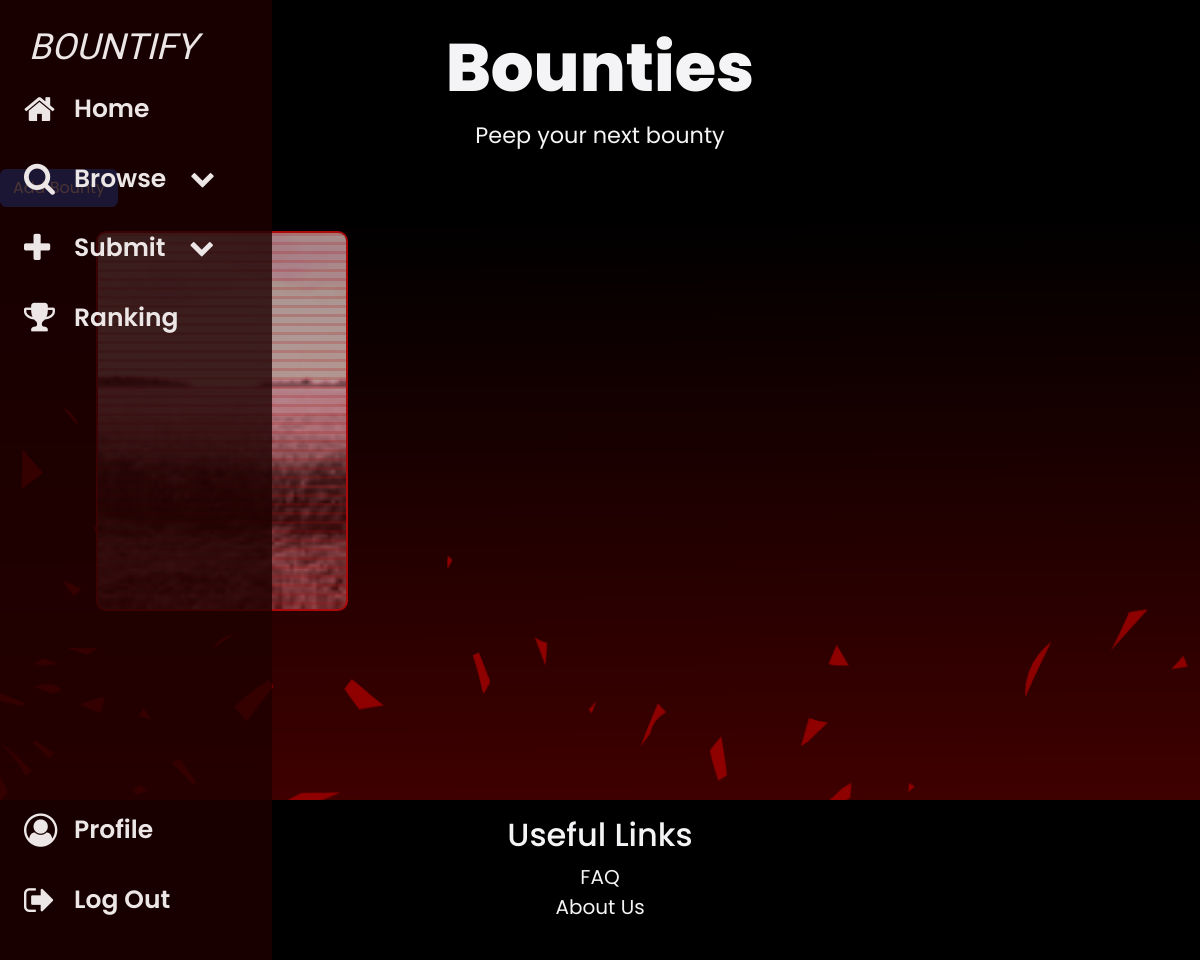
The page /bounties (signed in) on the database as committed earlier.
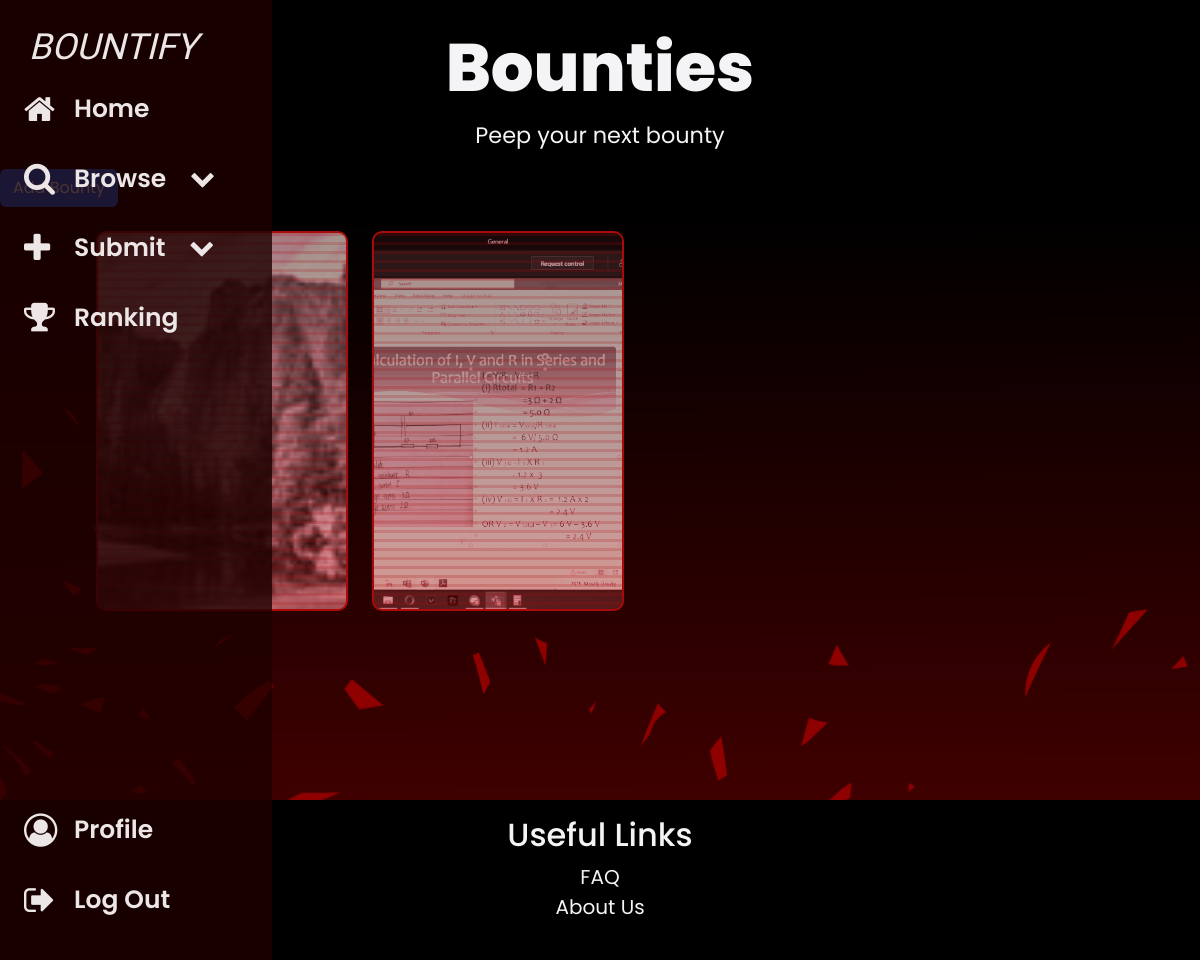
The same page on the database as committed later.
### app/models.py (models this page shows)
class Post(db.Model): #discussion posts, flag = "discussion"
    pid = db.Column(db.Integer, primary_key=True)
    uid = db.Column(db.Integer, db.ForeignKey('user.uid'))
    user = db.relationship('User', backref='post')
    title = db.Column(db.String(100))
    img = db.Column(db.String(100), nullable=False)
    desc = db.Column(db.String(1000))
    flag = db.Column(db.String(100)) #Bounty, Listing, Discussion
    timestamp = db.Column(db.DateTime(timezone=True), default=func.now())
    likes = db.Column(db.Integer, default = 0)
    dislikes = db.Column(db.Integer, default = 0)
    price = db.Column(db.Integer, default = 0)
    status = db.Column(db.String(100))
    com_num = db.Column(db.Integer, default = 0)
    claimed = db.Column(db.String(100), default=False) #if the logged in user has claimed this bounty or not

### app/routes.py (the view)
@routes.route('/bounties')
def bounties():
    bounty_list = Post.query.filter_by(flag="Bounty", claimed=False).all()
    lip = [like.pid for like in Likes.query.filter_by(uid=current_user.uid, liked=True).all()]
    dip = [like.pid for like in Likes.query.filter_by(uid=current_user.uid, disliked=True).all()]
    return render_template('bounties.html', user=current_user, bounty_list=bounty_list, lip=lip, dip=dip)

### app/__init__.py (called while the page is built)
def create_app(config_class=Config):
    app = Flask(__name__)
    app.config.from_object(config_class)
    app.config['SECRET_KEY'] = os.environ.get('FLASK_SECRET_KEY', 'default_secret_key')
    app.config['SQLALCHEMY_DATABASE_URI'] = f'sqlite:///{DB_NAME}'
    app.config['POST_FOLDER'] = 'static/posts'
    db.init_app(app)
    migrate.init_app(app, db)  # Initialize Flask-Migrate with the app and db
    from .routes import routes
    from .auth import auth
    from .models import User, Post, Comments, Likes, Sell, Promote
    with app.app_context():
        db.create_all()
    app.register_blueprint(routes, url_prefix='/')
    app.register_blueprint(auth, url_prefix='/')
    login_manager = LoginManager()
    login_manager.login_view = 'auth.login'
    login_manager.init_app(app)
    @login_manager.user_loader
    def load_user(id):
        return User.query.get(int(id))
    return app

### app/templates/bounties.html (shortened to what this page needs)
{% extends "base.html" %}
{% block content %}
<div class="home">
    <br>
    <div class="title-container">
        <h1 class="star-text">Bounties</h1>
        <p class="description">Peep your next bounty</p>
        <a href="{{ url_for('routes.addbounty') }}" class="btn btn-primary add-bounty-btn">Add Bounty</a>
    </div>
    <div class="forum-section">
        <div class="post-container">
            <div class="row">
                {% for bounty in bounty_list %}
                <div class="col-lg-3 col-md-4 col-sm-6">
                    <div class="postbubble">
                        <img src="{{ url_for('static', filename='images/posts/' + bounty.img) }}" alt="bounty image">
                        <div class="screen-overlay overlay-animation">
                        </div>
                    </div>
                </div>
                {% endfor %}
            </div>
        </div>
    </div>
</div>
{% endblock %}

Rows that differ between the two databases and show on the page:
no longer on this page (row edited): Post: img (picture)
now on this page (row edited): Post: img (picture)
now on this page (row edited): Post: img (picture)
